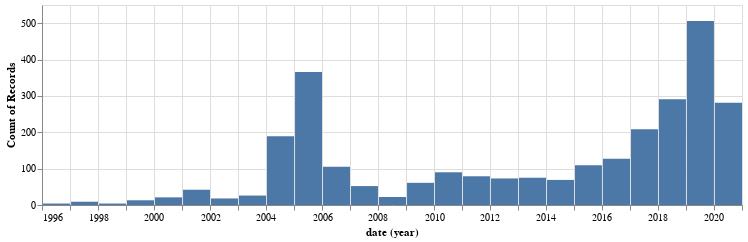

Notebook cell for this chart:
### Markdown cell above
This makes it possible to plot the number of captures over time. Here we group the captures by year.

### Code cell
alt.Chart(df).mark_bar().encode(
    x='year(date):T',
    y='count()'
).properties(width=700, height=200)

### Figure 1 — Vega-Lite specification as saved in the notebook (floating-point values rounded to 4 significant figures; data arrays with more than 128 entries replaced by an {"elided": "..."} marker saying what was removed)
{"config": {"view": {"continuousWidth": 400, "continuousHeight": 300}}, "data": {"name": "data-48b240bbc874955f64e13500df81a878"}, "mark": "bar", "encoding": {"x": {"type": "temporal", "field": "date", "timeUnit": "year"}, "y": {"type": "quantitative", "aggregate": "count"}}, "height": 200, "width": 700, "$schema": "https://vega.github.io/schema/vega-lite/v4.8.1.json", "datasets": {"data-48b240bbc874955f64e13500df81a878": {"elided": "2840 records"}}}
